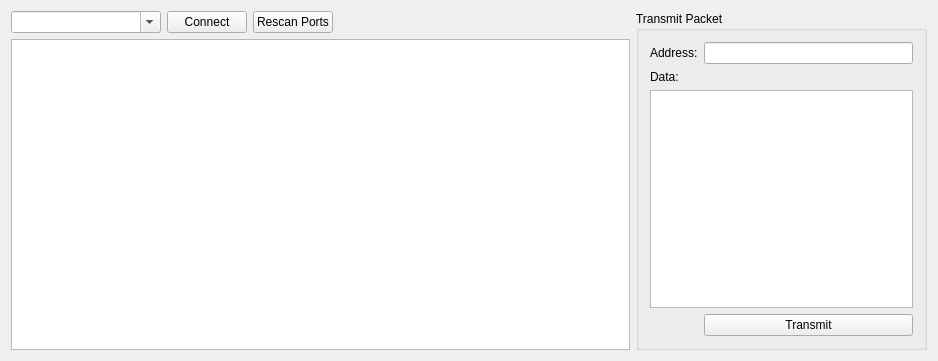
<?xml version="1.0" encoding="UTF-8"?>
<ui version="4.0">
 <class>Widget</class>
 <widget class="QWidget" name="Widget">
  <property name="geometry">
   <rect>
    <x>0</x>
    <y>0</y>
    <width>938</width>
    <height>361</height>
   </rect>
  </property>
  <property name="windowTitle">
   <string>RF Packet Interface</string>
  </property>
  <layout class="QGridLayout" name="gridLayout">
   <item row="0" column="2">
    <widget class="QPushButton" name="recanPortsButton">
     <property name="text">
      <string>Rescan Ports</string>
     </property>
    </widget>
   </item>
   <item row="0" column="0">
    <widget class="QComboBox" name="portCombo">
     <property name="minimumSize">
      <size>
       <width>150</width>
       <height>0</height>
      </size>
     </property>
     <property name="editable">
      <bool>true</bool>
     </property>
    </widget>
   </item>
   <item row="0" column="1">
    <widget class="QPushButton" name="connectButton">
     <property name="text">
      <string>Connect</string>
     </property>
     <property name="checkable">
      <bool>true</bool>
     </property>
    </widget>
   </item>
   <item row="1" column="0" colspan="4">
    <widget class="QTableView" name="tableView">
     <property name="editTriggers">
      <set>QAbstractItemView::NoEditTriggers</set>
     </property>
     <property name="showDropIndicator" stdset="0">
      <bool>false</bool>
     </property>
     <property name="dragDropOverwriteMode">
      <bool>false</bool>
     </property>
     <property name="alternatingRowColors">
      <bool>true</bool>
     </property>
     <property name="selectionMode">
      <enum>QAbstractItemView::ExtendedSelection</enum>
     </property>
     <property name="selectionBehavior">
      <enum>QAbstractItemView::SelectRows</enum>
     </property>
     <property name="wordWrap">
      <bool>false</bool>
     </property>
     <property name="cornerButtonEnabled">
      <bool>false</bool>
     </property>
     <attribute name="horizontalHeaderDefaultSectionSize">
      <number>100</number>
     </attribute>
     <attribute name="horizontalHeaderStretchLastSection">
      <bool>true</bool>
     </attribute>
     <attribute name="verticalHeaderShowSortIndicator" stdset="0">
      <bool>false</bool>
     </attribute>
    </widget>
   </item>
   <item row="0" column="3">
    <spacer name="horizontalSpacer">
     <property name="orientation">
      <enum>Qt::Horizontal</enum>
     </property>
     <property name="sizeHint" stdset="0">
      <size>
       <width>40</width>
       <height>20</height>
      </size>
     </property>
    </spacer>
   </item>
   <item row="0" column="4" rowspan="2">
    <widget class="QGroupBox" name="txPacketGroupBox">
     <property name="title">
      <string>Transmit Packet</string>
     </property>
     <layout class="QFormLayout" name="formLayout">
      <item row="0" column="0">
       <widget class="QLabel" name="addressLabel">
        <property name="text">
         <string>Address:</string>
        </property>
       </widget>
      </item>
      <item row="0" column="1">
       <widget class="QLineEdit" name="addressEdit"/>
      </item>
      <item row="1" column="0" colspan="2">
       <widget class="QLabel" name="dataLabel">
        <property name="text">
         <string>Data:</string>
        </property>
       </widget>
      </item>
      <item row="2" column="0" colspan="2">
       <widget class="QTextEdit" name="dataEdit">
        <property name="sizePolicy">
         <sizepolicy hsizetype="Expanding" vsizetype="Expanding">
          <horstretch>0</horstretch>
          <verstretch>1</verstretch>
         </sizepolicy>
        </property>
       </widget>
      </item>
      <item row="3" column="1">
       <widget class="QPushButton" name="transmitButton">
        <property name="text">
         <string>Transmit</string>
        </property>
       </widget>
      </item>
     </layout>
    </widget>
   </item>
  </layout>
 </widget>
 <layoutdefault spacing="6" margin="11"/>
 <resources/>
 <connections/>
</ui>
